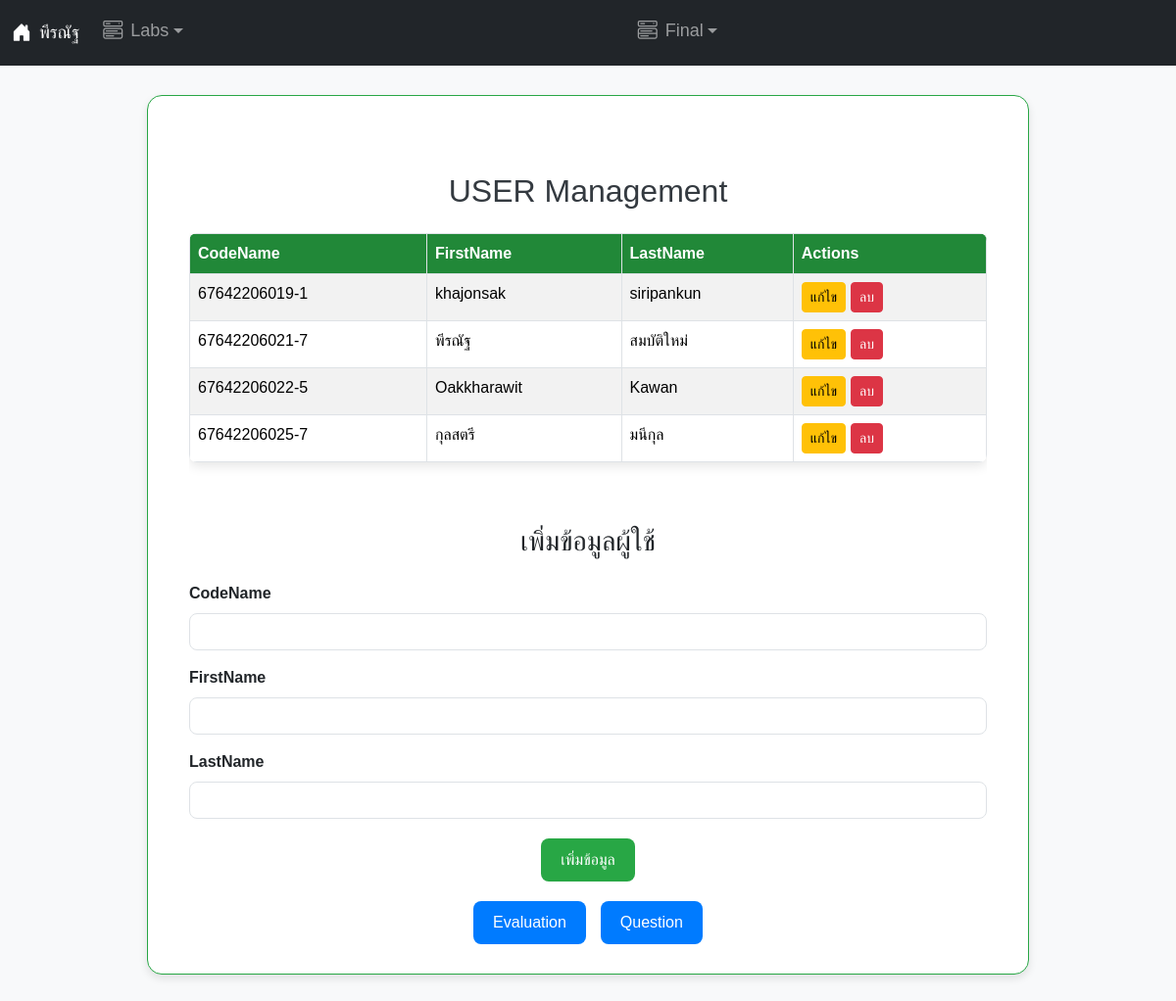
/?p=user_data, run on the app's committed database.
### tables this page shows
CREATE TABLE `tb_user` (
  `code` char(13) NOT NULL,
  `Fname` varchar(40) NOT NULL,
  `Lname` varchar(40) NOT NULL
);

### database/sd.php (called while the page is built, shortened)
<?php
class EvaluationItem {
    private $conn;
    private $table_name;
    public function __construct($db, $table) {
        $this->conn = $db;
        $this->table_name = $table;
    }
    public function read() {
        $query = "SELECT * FROM " . $this->table_name;
        $stmt = $this->conn->prepare($query);
        $stmt->execute();
        return $stmt;
    }
}
?>

### database/user.php (the view, shortened to what this page needs)
<?php
require_once 'sd.php';
$database = new Database();
$db = $database->getConnection();
$evaluationItem = new EvaluationItem($db, "tb_user");
$stmt = $evaluationItem->read();
$num = $stmt->rowCount();
?>
<!DOCTYPE html>
<html lang="th">
<head>
</head>
<body>
<div class="container mt-5">
    <h2 class="text-center mb-4">USER Management</h2>
    <?php
    if ($num > 0) {
        echo "<div class='table-responsive'>";
        echo "<table class='table table-bordered table-striped'>";
        echo "<thead>";
        echo "<tr>";
        echo "<th>CodeName</th>";
        echo "<th>FirstName</th>";
        echo "<th>LastName</th>";
        echo "<th>Actions</th>";
        echo "</tr>";
        echo "</thead>";
        echo "<tbody>";
        while ($row = $stmt->fetch(PDO::FETCH_ASSOC)) {
            echo "<tr>";
            echo "<td>" . htmlspecialchars($row['code']) . "</td>";
            echo "<td>" . htmlspecialchars($row['Fname']) . "</td>";
            echo "<td>" . htmlspecialchars($row['Lname']) . "</td>";
            echo "<td>";
            echo "<a href='?p=edit&code=" . htmlspecialchars($row['code']) . "' class='btn btn-warning btn-sm btn-edit'>แก้ไข</a>";
            echo "<a href='?p=delete&code=" . htmlspecialchars($row['code']) . "' class='btn btn-danger btn-sm btn-delete' onclick='return confirm(\"ต้องการลบข้อมูลนี้หรือไม่?\");'>ลบ</a>";
            echo "</td>";
            echo "</tr>";
        }
        echo "</tbody>";
        echo "</table>";
        echo "</div>";
    } else {
        echo "<div class='alert alert-warning text-center'>ไม่มีข้อมูลการประเมิน</div>";
    }
    ?>
    <h3 class="text-center mt-5">เพิ่มข้อมูลผู้ใช้</h3>
    <form action="?p=add_user" method="POST" class="mt-4">
        <div class="mb-3">
            <label for="code" class="form-label">CodeName</label>
            <input type="text" class="form-control" id="code" name="code" required>
        </div>
        <div class="mb-3">
            <label for="Fname" class="form-label">FirstName</label>
            <input type="text" class="form-control" id="Fname" name="Fname" required>
        </div>
        <div class="mb-3">
            <label for="Lname" class="form-label">LastName</label>
            <input type="text" class="form-control" id="Lname" name="Lname" required>
        </div>
        <div class="btn-container">
            <button type="submit" class="btn btn-success">เพิ่มข้อมูล</button>
        </div>
    </form>
    <div class="btn-container">
        <button class="btn btn-primary" onclick="window.location.href='?p=evaluda'">Evaluation</button>
        <button class="btn btn-primary" onclick="window.location.href='?p=ques_data'">Question</button>
    </div>
</div>
</body>
</html>

### index.php (shortened to what this page needs)
<!DOCTYPE html>
<html lang="th">
<head>
  <link href="https://cdn.jsdelivr.net/npm/bootstrap@5.3.3/dist/css/bootstrap.min.css" rel="stylesheet">
  <link rel="stylesheet" href="https://cdn.jsdelivr.net/npm/bootstrap-icons@1.10.5/font/bootstrap-icons.css">
  <link rel="stylesheet" href="https://cdnjs.cloudflare.com/ajax/libs/font-awesome/6.0.0-beta3/css/all.min.css">
</head>
<body>
  <nav class="navbar navbar-expand-lg navbar-dark bg-dark">
    <div class="container-fluid">
      <a class="navbar-brand" href="index.php"><i class="bi bi-house-door-fill"></i> พีรณัฐ</a>
      <div class="offcanvas offcanvas-start text-bg-dark" tabindex="-1" id="offcanvasNavbar"
        aria-labelledby="offcanvasNavbarLabel">
        <div class="offcanvas-body">
          <ul class="navbar-nav justify-content-start flex-grow-1 pe-3">
            <li class="nav-item dropdown">
              <a class="nav-link dropdown-toggle" href="#" id="labsDropdown" role="button" data-bs-toggle="dropdown" aria-expanded="false">
                <i class="bi bi-menu-button-wide"></i> Labs
              </a>
            </li>
          </ul>
          <ul class="navbar-nav justify-content-start flex-grow-1 pe-3">
            <li class="dropdown-submenu">
              <a class="nav-link dropdown-toggle" href="#" id="labsDropdown" role="button" data-bs-toggle="dropdown" aria-expanded="false">
                <i class="bi bi-menu-button-wide"></i> Final
              </a>
          </li>
          </ul>
        </div>
      </div>
    </div>
  </nav>
  <div class="container-fluid mt-3">
    <div class="custom-container">
      <?php
      if (isset($_GET['p'])) {
        switch ($_GET['p']) {
          case 'user_data':
            include("database/user.php");
            break;
        }
      }
      ?>
    </div>
  </div>
</body>
</html>

### index.php (style rules this page uses)
body { font-family: 'Kanit', sans-serif; background-color: #f8f9fa; }
.custom-container { border: 1px solid #28a745; border-radius: 15px; padding: 30px; background-color: #ffffff; width: 100%; max-width: 900px; margin: 30px auto; box-shadow: 0 4px 8px rgba(0, 0, 0, 0.1); }
h2 { text-align: center; margin-top: 40px; margin-bottom: 20px; color: #28a745; }
.offcanvas { width: auto; max-height: auto; }
.navbar-brand, .nav-link { font-size: 18px; display: flex; align-items: center; }
.navbar-brand i, .nav-link i { margin-right: 8px; font-size: 20px; }
.navbar-nav .nav-item { margin-bottom: 5px; }
.dropdown-submenu { position: relative; }

### database/user.php (style rules this page uses)
body { background-color: #f8f9fa; font-family: 'Arial', sans-serif; }
h2 { color: #343a40; }
.table { border-radius: 0.5rem; overflow: hidden; box-shadow: 0 4px 12px rgba(0, 0, 0, 0.1); }
.table thead th { background-color: #218838; color: white; }
.container { margin-top: 50px; }
.btn-container { display: flex; justify-content: center; margin-top: 20px; gap: 15px; }
.btn-primary { background-color: #007bff; border: none; color: white; padding: 10px 20px; border-radius: 0.5rem; transition: background-color 0.3s ease, transform 0.2s ease; }
.btn-success { background-color: #28a745; border: none; color: white; padding: 10px 20px; border-radius: 0.5rem; transition: background-color 0.3s ease, transform 0.2s ease; }
.btn-edit, .btn-delete { margin-right: 5px; }
.form-label { font-weight: bold; }
.form-control { border-radius: 0.5rem; }

### data on the page
tb_user: code "67642206019-1", Fname "khajonsak", Lname "siripankun"
tb_user: code "67642206021-7", Fname "พีรณัฐ", Lname "สมบัติใหม่"
tb_user: code "67642206022-5", Fname "Oakkharawit", Lname "Kawan"
tb_user: code "67642206025-7", Fname "กุลสตรี", Lname "มนีกุล"
